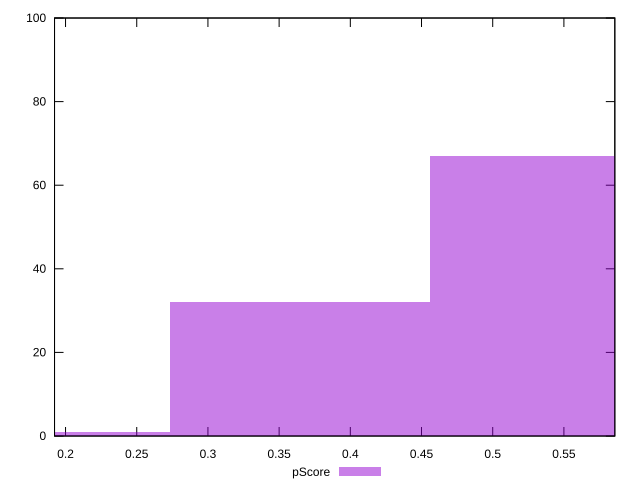

Source code (gnuplot):
reset

$pScore <<EOF
0.364788962295153 32
0.5471834434427295 67
0.1823944811475765 1
EOF

set key outside below
set boxwidth 0.1823944811475765
set xrange [0.1922662531603751:0.58575995267511]
set yrange [0:100]
set trange [0:100]
set style fill transparent solid 0.5 noborder
set terminal svg size 640, 490 enhanced background rgb 'white'
set output "report_00015_2021-02-09T16-11-33.973Z/interactive/samples/pages+cached+noadtech/pScore/histogram.svg"

plot $pScore title "pScore" with boxes

reset
